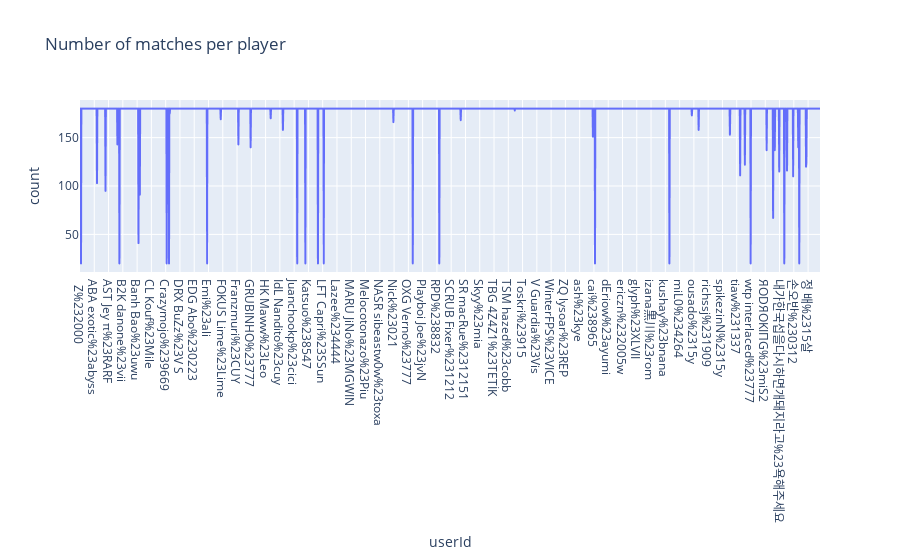

Here is the notebook cell this chart was saved with:
### Code cell
fig = px.line(matches_per_player, x = 'userId', y = 'count', title = 'Number of matches per player')
fig.show()

### Figure 1 — Plotly figure (JSON) as saved in the notebook; plotly's stock layout.template omitted (floating-point values rounded to 4 significant figures; data arrays with more than 128 entries replaced by an {"elided": "..."} marker saying what was removed)
{"data": [{"hovertemplate": "userId=%{x}<br>count=%{y}<extra></extra>", "legendgroup": "", "line": {"color": "#636efa", "dash": "solid"}, "marker": {"symbol": "circle"}, "mode": "lines", "name": "", "showlegend": false, "type": "scattergl", "x": {"elided": "2178 str values"}, "xaxis": "x", "y": {"elided": "2178 int values"}, "yaxis": "y"}], "layout": {"legend": {"tracegroupgap": 0}, "title": {"text": "Number of matches per player"}, "xaxis": {"anchor": "y", "domain": [0, 1], "title": {"text": "userId"}}, "yaxis": {"anchor": "x", "domain": [0, 1], "title": {"text": "count"}}}}
